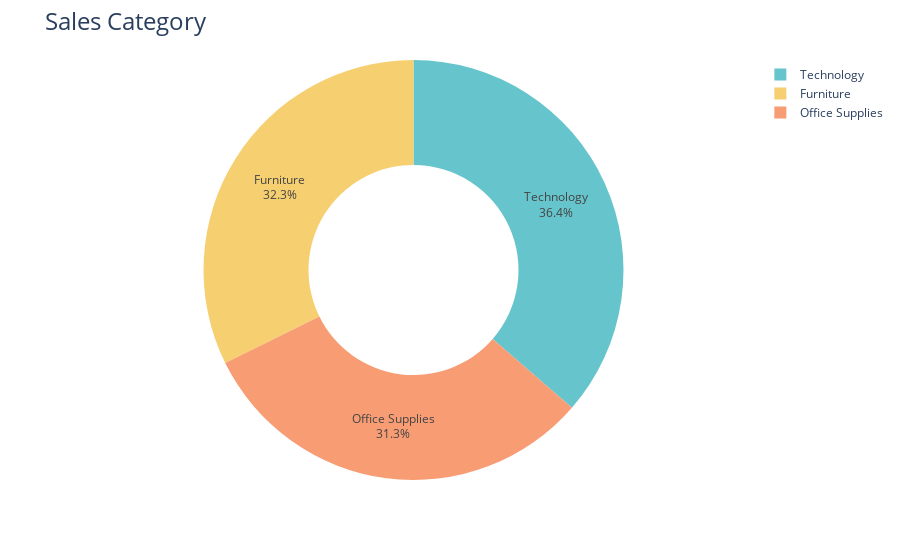

Here is the notebook cell this chart was saved with:
### Code cell
#Sales by category
category_sales = df.groupby('Category')['Sales'].sum().reset_index()
fig = px.pie(category_sales,
            values='Sales',
            names='Category',
            hole=0.5,
            color_discrete_sequence=px.colors.qualitative.Pastel)
fig.update_traces(textposition='inside', textinfo='percent+label')
fig.update_layout(title_text = 'Sales Category', title_font=dict(size=24))
fig.show()

### Figure 1 — Plotly figure (JSON) as saved in the notebook; plotly's stock layout.template omitted (floating-point values rounded to 4 significant figures)
{"data": [{"domain": {"x": [0, 1], "y": [0, 1]}, "hole": 0.5, "hovertemplate": "Category=%{label}<br>Sales=%{value}<extra></extra>", "labels": ["Furniture", "Office Supplies", "Technology"], "legendgroup": "", "name": "", "showlegend": true, "textinfo": "percent+label", "textposition": "inside", "type": "pie", "values": [742000.0, 719000.0, 836200.0]}], "layout": {"legend": {"tracegroupgap": 0}, "margin": {"t": 60}, "piecolorway": ["rgb(102, 197, 204)", "rgb(246, 207, 113)", "rgb(248, 156, 116)", "rgb(220, 176, 242)", "rgb(135, 197, 95)", "rgb(158, 185, 243)", "rgb(254, 136, 177)", "rgb(201, 219, 116)", "rgb(139, 224, 164)", "rgb(180, 151, 231)", "rgb(179, 179, 179)"], "title": {"font": {"size": 24}, "text": "Sales Category"}}}
